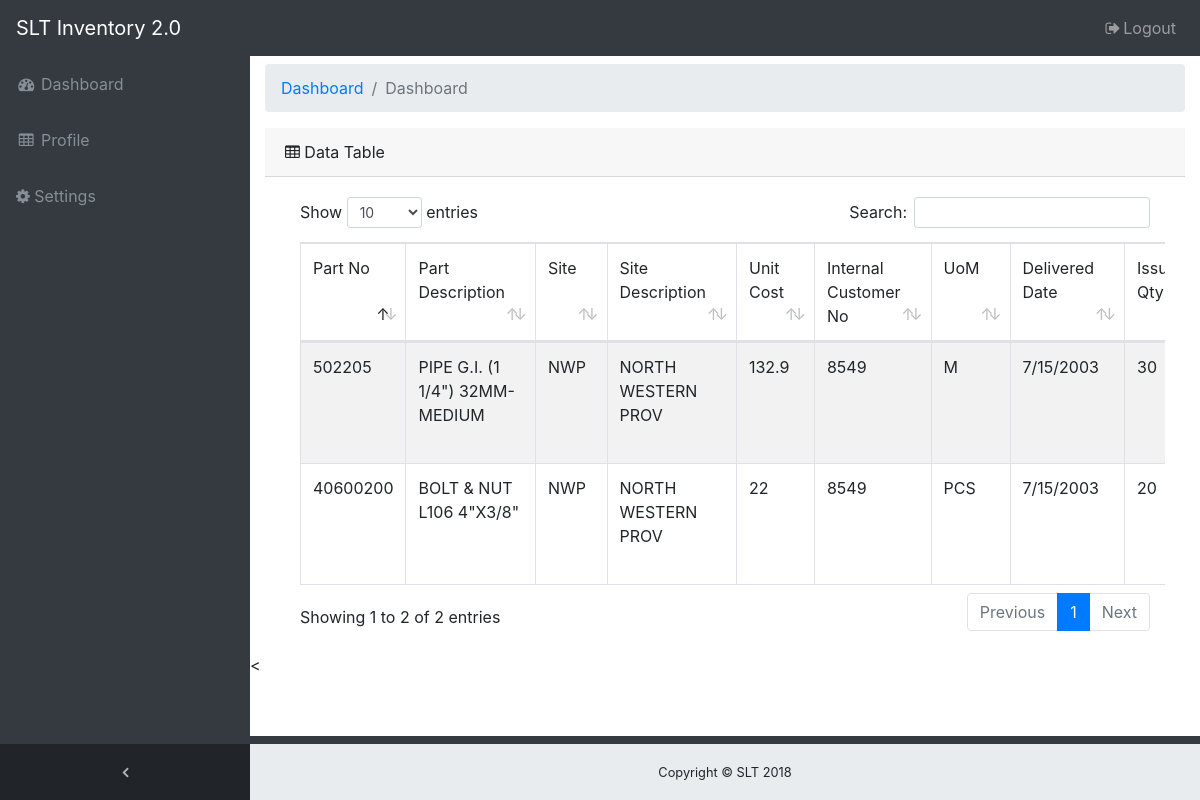
Page /admin/dashboard.php (signed in) on the committed database.
### tables this page shows
CREATE TABLE `items` (
  `item_Id` int(11) NOT NULL,
  `Order_No` varchar(50) DEFAULT NULL,
  `Line_No` varchar(50) DEFAULT NULL,
  `Release_No` varchar(50) DEFAULT NULL,
  `Part_No` varchar(50) DEFAULT NULL,
  `Part_Description` varchar(100) DEFAULT NULL,
  `Site` varchar(50) DEFAULT NULL,
  `Site_Description` varchar(50) DEFAULT NULL,
  `Available_Qty` varchar(50) DEFAULT NULL,
  `Unit_Cost` varchar(50) DEFAULT NULL,
  `Condition_Code` varchar(50) DEFAULT NULL,
  `Condition_Code_Description` varchar(50) DEFAULT NULL,
  `Internal_Customer_No` varchar(50) DEFAULT NULL,
  `Internal_Customer_Name` varchar(50) DEFAULT NULL,
  `Internal_Destination_ID` varchar(50) DEFAULT NULL,
  `Internal_Destination_Description` varchar(50) DEFAULT NULL,
  `UoM` varchar(50) DEFAULT NULL,
  `Status` varchar(50) DEFAULT NULL,
  `Supply_Code` varchar(50) DEFAULT NULL,
  `Created` varchar(50) DEFAULT NULL,
  `Delivery_Date` varchar(50) DEFAULT NULL,
  `Due_Date` varchar(50) DEFAULT NULL,
  `Due_Qty` varchar(50) DEFAULT NULL,
  `Reserved_Qty` varchar(50) DEFAULT NULL,
  `Issued_Qty` varchar(50) DEFAULT NULL,
  `Remaining_Qty` varchar(50) DEFAULT NULL,
  `Qty_on_Order` varchar(50) DEFAULT NULL,
  `Returned_Qty` varchar(50) DEFAULT NULL,
  `Shortage_Qty` varchar(50) DEFAULT NULL,
  `Expense_Type` varchar(50) DEFAULT NULL,
  `Note` varchar(100) DEFAULT NULL,
  `Account` varchar(50) DEFAULT NULL,
  `COST_CNT` varchar(50) DEFAULT NULL,
  `SITE_2_2` varchar(50) DEFAULT NULL,
  `PROJECT` varchar(50) DEFAULT NULL,
  `FA` varchar(50) DEFAULT NULL,
  `MISC` varchar(50) DEFAULT NULL,
  `PRD_CAT` varchar(50) DEFAULT NULL,
  `EXP_TYPE` varchar(50) DEFAULT NULL,
  `Code_I` varchar(50) DEFAULT NULL,
  `Code_J` varchar(50) DEFAULT NULL,
  `Program_ID` varchar(50) DEFAULT NULL,
  `Program_Description` varchar(50) DEFAULT NULL,
  `Project_ID` varchar(50) DEFAULT NULL,
  `Project_Name` varchar(50) DEFAULT NULL,
  `Sub_Project_ID` varchar(50) DEFAULT NULL,
  `Sub_Project_Description` varchar(50) DEFAULT NULL,
  `Activity_ID` varchar(50) DEFAULT NULL,
  `Activity_Description` varchar(50) DEFAULT NULL,
  `Activity_Sequence` varchar(50) DEFAULT NULL,
  `Cancellation_Reason` varchar(50) DEFAULT NULL,
  `Cancellation_Reason_Description` varchar(50) DEFAULT NULL,
  `Type_ID` varchar(50) DEFAULT NULL,
  `Type_Description` varchar(50) DEFAULT NULL,
  `Cost_Center` varchar(50) DEFAULT NULL,
  `Cost_Center_Description` varchar(100) DEFAULT NULL,
  `MIN_Reference_No` varchar(50) DEFAULT NULL,
  `WOService_NoProject_NoVehicle` varchar(50) DEFAULT NULL
);

### admin/dashboard.php (the view, shortened to what this page needs)
<?php require_once 'core/init.php';
require_once 'core/conn.php';
$q_items = $conn->query("SELECT * FROM `items`") or die(mysqli_error());
?>
<!DOCTYPE html>
<html>
<head>
	<link href="vendor/bootstrap/css/bootstrap.min.css" rel="stylesheet">
  	<link href="vendor/font-awesome/css/font-awesome.min.css" rel="stylesheet" type="text/css">
  	<link href="vendor/datatables/dataTables.bootstrap4.css" rel="stylesheet">
  	<link href="css/sb-admin.css" rel="stylesheet">
</head>
<body class="fixe  d-nav sticky-footer bg-dark" id="page-top">
<nav class="navbar navbar-expand-lg navbar-dark bg-dark fixed-top" id="mainNav">
    <a class="navbar-brand" href="login.php">SLT Inventory 2.0</a>
    <div class="collapse navbar-collapse" id="navbarResponsive">
      <ul class="navbar-nav navbar-sidenav" id="exampleAccordion">
        <li class="nav-item" data-toggle="tooltip" data-placement="right" title="Dashboard">
          <a class="nav-link" href="dashboard.php">
            <i class="fa fa-fw fa-dashboard"></i>
            <span class="nav-link-text">Dashboard</span>
          </a>
        </li>
        <li class="nav-item" data-toggle="tooltip" data-placement="right" title="Tables">
          <a class="nav-link" href="profile.php">
            <i class="fa fa-fw fa-table"></i>
            <span class="nav-link-text">Profile</span>
          </a>
        </li>
		<li class="nav-item" data-toggle="tooltip" data-placement="right" title="Tables">
          <a class="nav-link" href="setting.php">
            <i class="fa fa-gear"></i>
            <span class="nav-link-text">Settings</span>
          </a>
        </li>
      </ul>
      <ul class="navbar-nav sidenav-toggler">
        <li class="nav-item">
          <a class="nav-link text-center" id="sidenavToggler">
            <i class="fa fa-fw fa-angle-left"></i>
          </a>
        </li>
      </ul>
      <ul class="navbar-nav ml-auto">
        <li class="nav-item">
          <a class="nav-link" data-toggle="modal" data-target="#exampleModal">
            <i class="fa fa-fw fa-sign-out" href="login.php"></i>Logout</a>
        </li>
      </ul>
    </div>
  </nav>
  <div class="content-wrapper">
    <div class="container-fluid">
      <ol class="breadcrumb">
        <li class="breadcrumb-item">
          <a href="#">Dashboard</a>
        </li>
        <li class="breadcrumb-item active" href="login.php">Dashboard</li>
      </ol>
        <div class="card-header">
          <i class="fa fa-table"></i> Data Table</div>
        <div class="card-body">
          <div class="table-responsive">
            <table class="table table-striped table-bordered" id="itemData" width="100%" cellspacing="0">
              <thead>
                <tr>
                  <td>Part No</td>
                  <td>Part Description</td>
                  <td>Site</td>
                  <td>Site Description</td>
                  <td>Unit Cost</td>
                  <td>Internal Customer No</td>
                  <td>UoM</td>
                  <td>Delivered Date</td>
                  <td>Issued Qty</td>
              </tr>
              </thead>
             <?php
              while ($row = mysqli_fetch_array($q_items)) {
                  echo '
                      <tr>
                          <td>' . $row["Part_No"] . '</td>
                          <td>' . $row["Part_Description"] . '</td>
                          <td>' . $row["Site"] . '</td>
                          <td>' . $row["Site_Description"] . '</td>
                          <td>' . $row["Unit_Cost"] . '</td>
                          <td>' . $row["Internal_Customer_No"] . '</td>
                          <td>' . $row["UoM"] . '</td>
                          <td>' . $row["Delivery_Date"] . '</td>
                          <td>' . $row["Issued_Qty"] . '</td>
                          <td>' . $row["Cost_Center"] . '</td>
                          <td>' . $row["Cost_Center_Description"] . '</td>
                          <td>' . $row["MIN_Reference_No"] . '</td>
                          <td>' . $row["WOService_NoProject_NoVehicle"] . '</td>
                      </tr>
                      ';
              }
              ?>
            </table>
          </div>
        </div>
    </div>
    <footer class="sticky-footer">
      <div class="container">
        <div class="text-center">
          <small>Copyright © SLT 2018</small>
        </div>
      </div>
    </footer>
    <
  </div>
</body>
</html>

### admin/css/sb-admin.css (style rules this page uses)
html { position: relative; min-height: 100%; }
body { overflow-x: hidden; }
body.sticky-footer { margin-bottom: 56px; }
body.sticky-footer .content-wrapper { min-height: calc(100vh - 56px - 56px); }
.content-wrapper { min-height: calc(100vh - 56px); padding-top: 1rem; }
#mainNav .navbar-collapse { overflow: auto; max-height: 75vh; }
#mainNav .navbar-collapse .navbar-nav .nav-item .nav-link { cursor: pointer; }
#mainNav .navbar-collapse .sidenav-toggler { display: none; }
@media (min-width: 992px) { #mainNav .navbar-brand { width: 250px; } }
@media (min-width: 992px) { #mainNav .navbar-collapse { overflow: visible; max-height: none; } }
@media (min-width: 992px) { #mainNav .navbar-collapse .navbar-sidenav { position: absolute; top: 0; left: 0; -webkit-flex-direction: column; -ms-flex-direction: column; flex-direction: column; margin-top: 56px; } }
@media (min-width: 992px) { #mainNav .navbar-collapse .navbar-sidenav > .nav-item { width: 250px; padding: 0; } }
@media (min-width: 992px) { #mainNav .navbar-collapse .navbar-sidenav > .nav-item > .nav-link { padding: 1em; } }
#mainNav.fixed-top .sidenav-toggler { display: none; }
@media (min-width: 992px) { #mainNav.fixed-top .navbar-sidenav { height: calc(100vh - 112px); } }
@media (min-width: 992px) { #mainNav.fixed-top .sidenav-toggler { position: absolute; top: 0; left: 0; display: flex; -webkit-flex-direction: column; -ms-flex-direction: column; flex-direction: column; margin-top: calc(100vh - 56px); } }
@media (min-width: 992px) { #mainNav.fixed-top .sidenav-toggler > .nav-item { width: 250px; padding: 0; } }
@media (min-width: 992px) { #mainNav.fixed-top .sidenav-toggler > .nav-item > .nav-link { padding: 1em; } }
#mainNav.fixed-top.navbar-dark .sidenav-toggler { background-color: #212529; }
#mainNav.fixed-top.navbar-dark .sidenav-toggler a i { color: #adb5bd; }
.content-wrapper { overflow-x: hidden; background: white; }
@media (min-width: 992px) { .content-wrapper { margin-left: 250px; } }
#sidenavToggler i { font-weight: 800; }
#mainNav.navbar-dark .navbar-collapse .navbar-sidenav > .nav-item > .nav-link { color: #868e96; }
@media (min-width: 992px) { #mainNav.navbar-dark .navbar-collapse .navbar-sidenav { background: #343a40; } }
footer.sticky-footer { position: absolute; right: 0; bottom: 0; width: 100%; height: 56px; background-color: #e9ecef; line-height: 55px; }
@media (min-width: 992px) { footer.sticky-footer { width: calc(100% - 250px); } }

### rows in the picture
items: Part_No "40600200", Part_Description "BOLT & NUT L106 4\"X3/8\"", Site "NWP", Site_Description "NORTH WESTERN PROV", Unit_Cost "22", Internal_Customer_No "8549", UoM "PCS", Delivery_Date "7/15/2003", Issued_Qty "20"
items: Part_No "502205", Part_Description "PIPE G.I. (1 1/4\") 32MM- MEDIUM", Site "NWP", Site_Description "NORTH WESTERN PROV", Unit_Cost "132.9", Internal_Customer_No "8549", UoM "M", Delivery_Date "7/15/2003", Issued_Qty "30"
